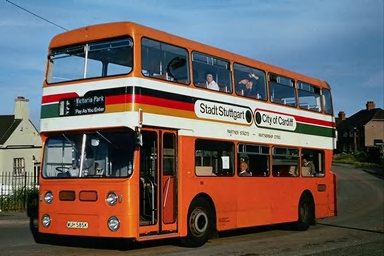
%> input picture work/oldpicture/11.png, 384 x 256 px
$ octave command1.m   (GNU Octave 9; MATLAB toolbox functions it lacks are replaced by stand-ins)
%> lines starting %> are read from the running program, lines starting %| are printed output that depends on the picture
### work/oldcode/equalize_hist.m
function [outputImg] = equalize_hist(inputImg)
   [height, width] = size(inputImg);

   %进行像素灰度统计
   pixel = zeros(1, 256);
   for i = 1:height
       for j = 1:width
           pixel(inputImg(i,j)+1) = pixel(inputImg(i,j)+1) + 1;%对应灰度值像素点数量增加
       end
   end

   %计算灰度分布密度
   probability = zeros(1, 256);
   for i = 1:256
       probability(i) = pixel(i)*1.0/(height * width);
   end

   %计算累计直方图分布
   ccumulate = zeros(1, 256);
   for i = 1:256
       if (i == 1)
           ccumulate(i) = probability(i);
       else
           ccumulate(i) = ccumulate(i - 1) + probability(i);
       end
   end

  %取最近的整数
  ccumulate = uint8(255 .* ccumulate + 0.5);

  %生成输出图像
  for i = 1:height
      for j = 1:width
         outputImg(i,j) = ccumulate(inputImg(i,j) + 1);
      end
  end
end

### work/oldcode/command1.m
A=imread('11.png');
%> A is the input picture: size 256x384x3 uint8; mean R, G, B 109.1, 97.7, 96.5
figure;
imhist(A);
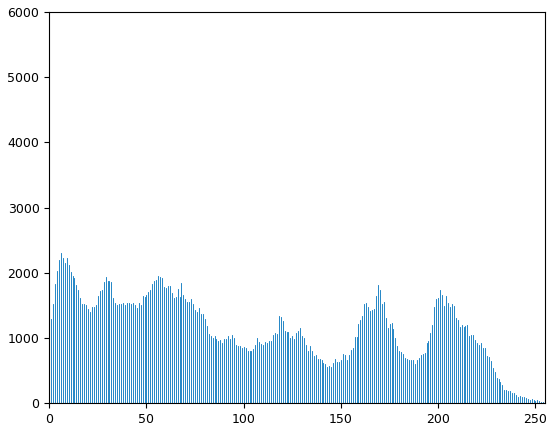
%> figure redrawn from the program's plot data; highest point at x = 0, y = 5685

I=equalize_hist(A);
%> after the loop in equalize_hist, `for i = 1:height`: pixel = 256 values, max 5685 at index 1, min 0 at index 256, mean 1152
%> after the loop in equalize_hist, `for i = 1:256`: probability = 256 values, max 0.0193 at index 1, min 0 at index 256, mean 0.00391
%> after the loop in equalize_hist, `for i = 1:256`: ccumulate = 256 values from 0.0193 to 1
%> in equalize_hist, `ccumulate = uint8(255 .* ccumulate + 0.5);`: ccumulate = 256 values from 5 to 255
%> after the loop in equalize_hist, `for i = 1:height`:
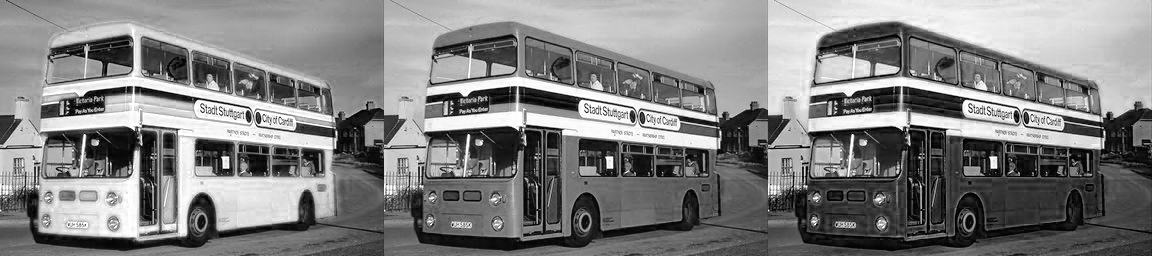
%> outputImg: size 256x1152 uint8; min 5, max 255, mean 128.6
%imshow(I);
figure;
imhist(I);
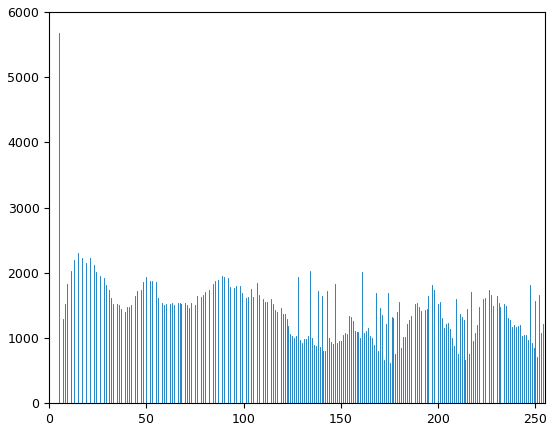
%> figure redrawn from the program's plot data; highest point at x = 5, y = 5685
imwrite(I,'picture.png');

$ run again, with work/oldpicture/task_2.png copied over work/oldpicture/11.png
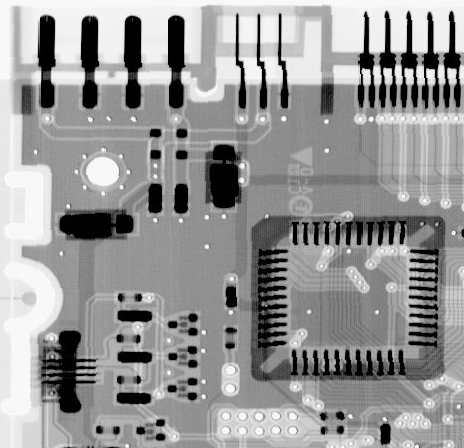
%> input picture work/oldpicture/task_2.png, 464 x 448 px
%> A is the input picture: size 448x464x3 uint8; min 0, max 255, mean 150.8
%> after the loop in equalize_hist, `for i = 1:height`: pixel = 256 values, max 39702 at index 1, min 0 at index 256, mean 2436
%> after the loop in equalize_hist, `for i = 1:256`: probability = 256 values, max 0.0637 at index 1, min 0 at index 256, mean 0.00391
%> after the loop in equalize_hist, `for i = 1:256`: ccumulate = 256 values from 0.0637 to 1
%> in equalize_hist, `ccumulate = uint8(255 .* ccumulate + 0.5);`: ccumulate = 256 values from 17 to 255
%> after the loop in equalize_hist, `for i = 1:height`:
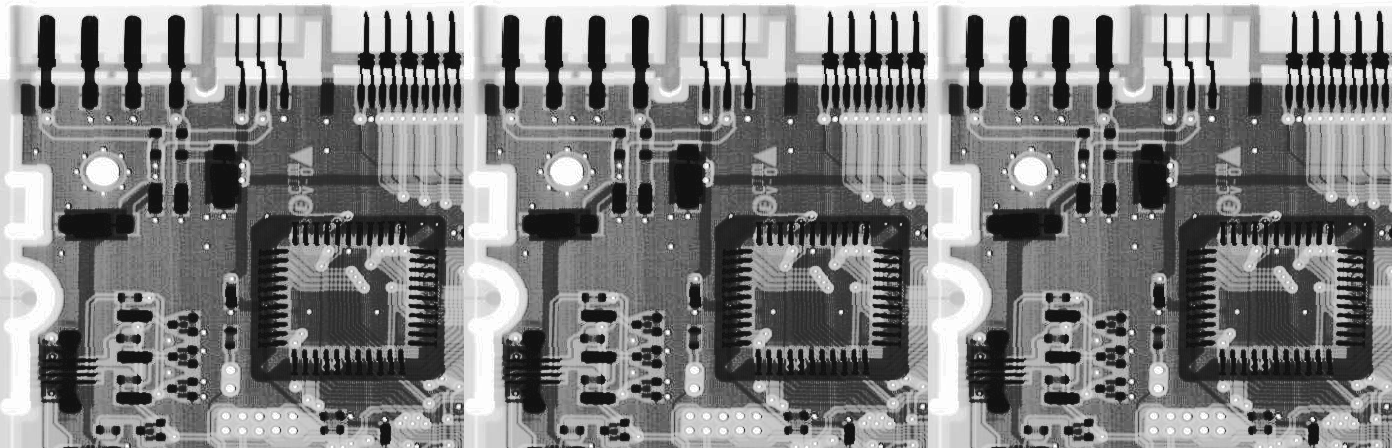
%> outputImg: size 448x1392 uint8; min 17, max 255, mean 129.6
%> `imhist(I);`:
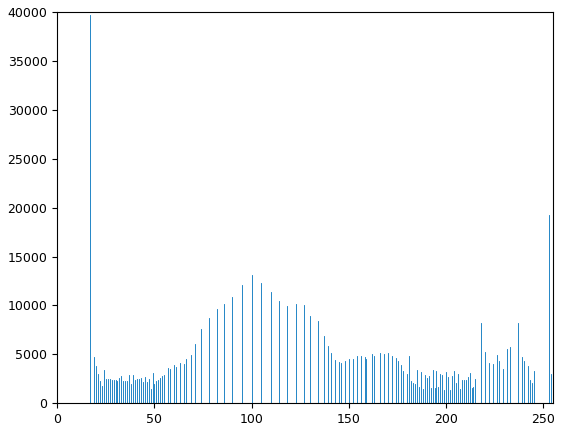
%> figure redrawn from the program's plot data; highest point at x = 17, y = 39702
